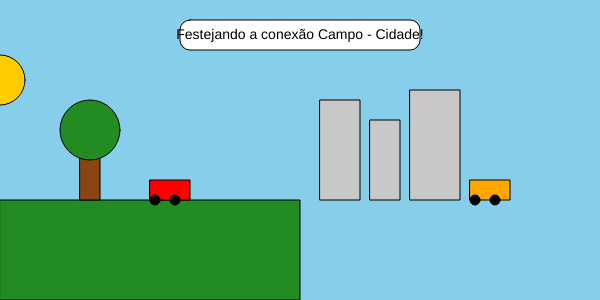
Frame 1 (no input)
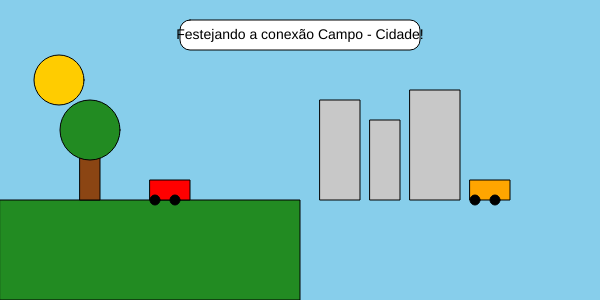
Frame 60 (no input)
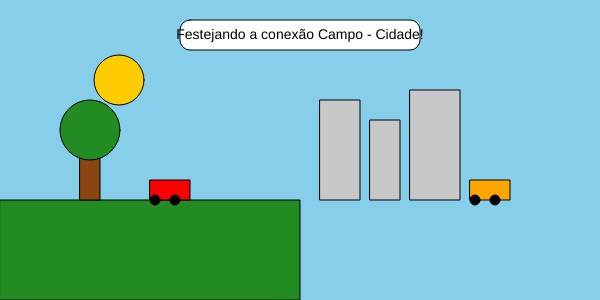
Frame 120 (the mouse pressed at the canvas centre since frame 60)

The p5.js sketch that drew these frames (run headless with seeded random() and noise() and a simulated clock; from frame 60 on, the mouse is pressed at the canvas centre):

// p5.js sketch
// ── sketch.js
let sunX = 0;

function setup() {
  createCanvas(600, 300);
}

function draw() {
  background(135, 206, 235); // céu azul claro

  // Sol se movendo
  fill(255, 204, 0);
  ellipse(sunX, 80, 50, 50);
  sunX += 1;
  if (sunX > width) sunX = 0;

  // Campo (lado esquerdo)
  fill(34, 139, 34);
  rect(0, 200, 300, 100); // grama
  fill(139, 69, 19);
  rect(80, 140, 20, 60); // tronco da árvore
  fill(34, 139, 34);
  ellipse(90, 130, 60, 60); // copa da árvore
  fill(255, 0, 0);
  rect(150, 180, 40, 20); // trator
  fill(0);
  ellipse(155, 200, 10);
  ellipse(175, 200, 10);

  // Cidade (lado direito)
  fill(200);
  rect(320, 100, 40, 100);
  rect(370, 120, 30, 80);
  rect(410, 90, 50, 110);
  fill(255, 165, 0);
  rect(470, 180, 40, 20); // carro
  fill(0);
  ellipse(475, 200, 10);
  ellipse(495, 200, 10);

  // Mensagem de conexão
  fill(255);
  rect(180, 20, 240, 30, 10);
  fill(0);
  textSize(14);
  textAlign(CENTER, CENTER);
  text("Festejando a conexão Campo - Cidade!", 300, 35);
       }
